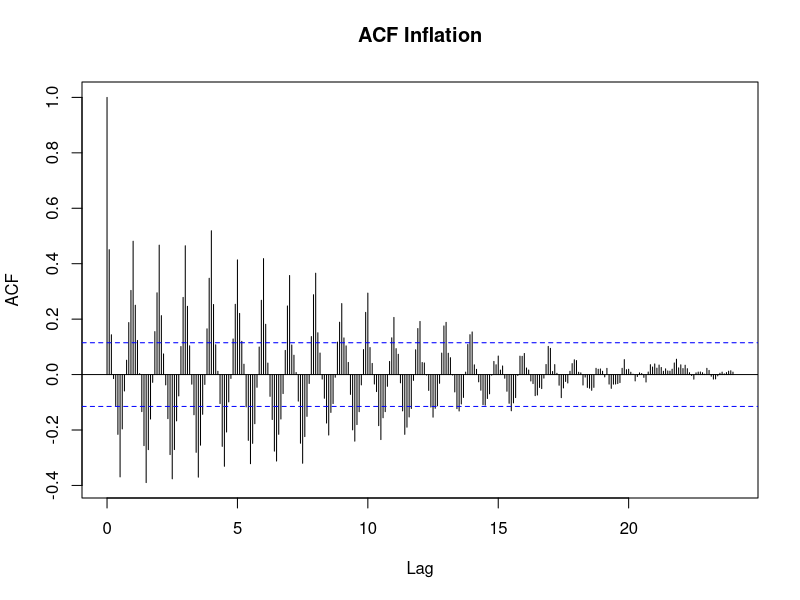
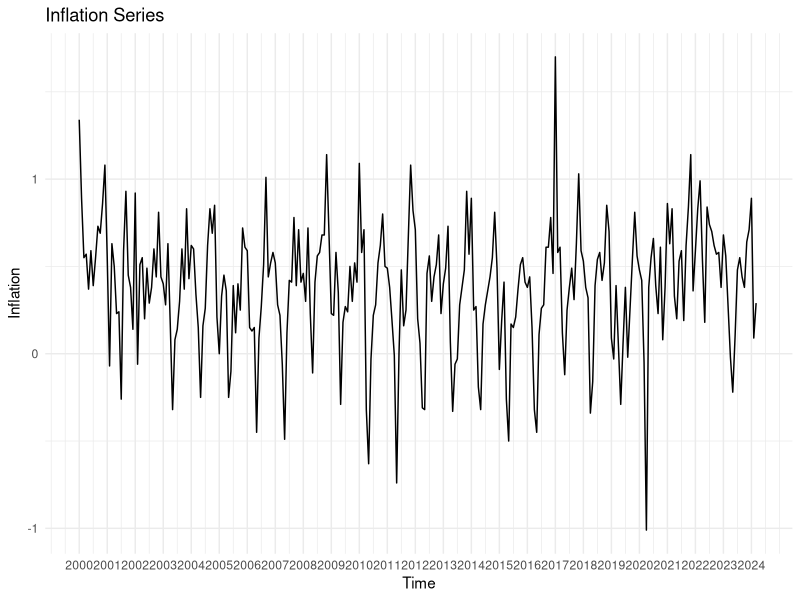
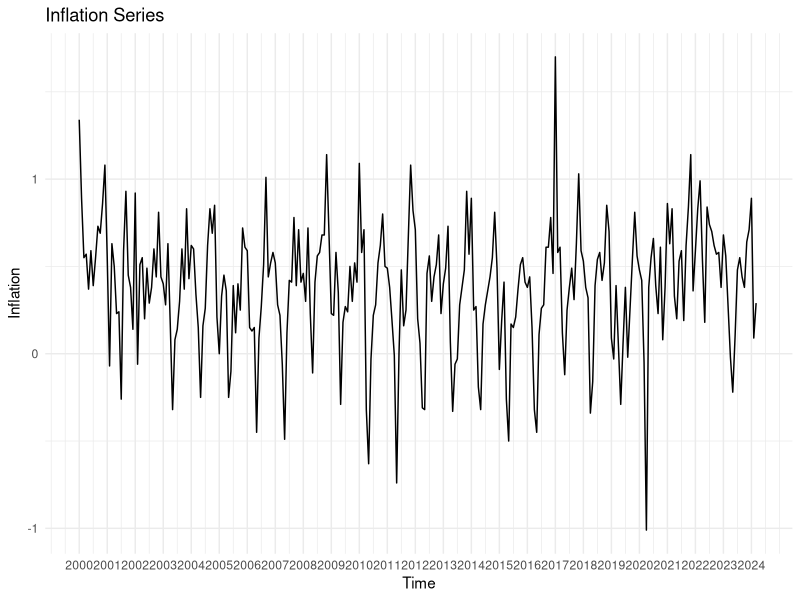

These figures' R source, in order: (Note: this script raises an error after producing the figures.)
## ---- chunk 1
# To clear the environment:
  # rm(list = ls())

# Librerías
  # install.packages(c("readxl", "dplyr", "ggplot2", "forecast"))
  # install.packages(tseries)

library(readxl)
library(dplyr)
library(ggplot2)
library(forecast)
library(tseries)
## ---- chunk 2
getwd() # "C:/Users/antonio.gomez/Desktop/inf-forecast"
setwd("E:/CIDE/Series de Tiempo/Inflation forecast")

# Import from base.xslx:
data <- read_excel("base.xlsx")
  tail(data)

# Renombrar columnas:
colnames(data) <- c("fecha", "expect_t", "expect_t1", "inflation")

# Data frame with expect_t e inflation:
df <- data.frame(data$fecha, data$expect_t, data$inflation, data$expect_t1)
  colnames(df) <- c("fecha", "expect_t", "inflation", "expect_t1")
  tail(df)

# get data from:
start_year = 2000

# Take data from start_year (df have text as YYYY/MM/DD):
df <- filter(df, as.numeric(format(df$fecha, "%Y")) >= start_year)
  # tail(df)
  
# Convertir a serie de tiempo con fechas:
ts_inflation <- ts(df$inflation, start = c(start_year, 1), frequency = 12)
ts_expect_t  <- ts(df$expect_t,  start = c(start_year, 1), frequency = 12)
ts_expect_t1 <- ts(df$expect_t1, start = c(start_year, 1), frequency = 12)

currentYear <- as.numeric(format(df$fecha[dim(df)[1]], "%Y"))
## ---- chunk 3
years = currentYear - start_year
months = years * 12
# ACF (no partial) monthly:
acf(na.omit(ts_inflation), lag.max = months, main = "ACF Inflation")
## ---- chunk 4
# Inflation lag:
df$inflation_lag <- c(NA, df$inflation[1:dim(df)[1]-1])

# Crear dummies:
df$month <- as.numeric(format(df$fecha, "%m"))

# Crear dummies:
for (i in 1:12) {
  df[paste0("D_", i)] <- ifelse(df$month == i, 1, 0)
}

nrow(df)

# df sin la última fila:
df_reduced <- df[1:dim(df)[1]-1,]
nrow(df_reduced)
df_last <- df[dim(df)[1],]

# head(df)
## ---- chunk 5
# Modelo:
model <- lm(inflation ~ inflation_lag + D_1 + D_2 + D_3 + D_4 + D_5 + D_6 + D_7 + D_8 + D_9 + D_10 + D_11 + D_12, data = df_reduced)
summary(model)
## ---- chunk 6
# Forecast para el siguiente periodo:
forecast_inflation <- forecast(model, h = 1, level = 0.90, newdata = df_last)
forecast_inflation
## ---- chunk 7
plot_1 <- ggplot() +
  geom_line(data = ts_inflation, aes(x = time(ts_inflation), y = ts_inflation), color = "black") +
  labs(title = "Inflation Series", x = "Time", y = "Inflation") +
  # trimestralmente:
  scale_x_continuous(breaks = seq(start_year, 2024, 1)) +
  theme_minimal()

# To show plot as pdf:
ggsave("plot_times_series.pdf", plot = plot_1, width = 10, height = 5)
plot_1
## ---- chunk 8
# Time series de 2015 a 2024 (con for):

# prev horizon (¿Qué tan al pasado quiere observar? (en años))
horizon <- 10 # since 2015

# Horizon year:
horizonYear <- currentYear - horizon


for (i in 1:12) {
  assign(paste0("ts_inflation_", horizonYear), window(ts_inflation, start = c(horizonYear, 1), end = c(horizonYear, 12)), envir = .GlobalEnv)
}
## ---- chunk 9
# Plotear todas las series superpuestas (sin contar la general)
ggplot() +
  geom_line(data = ts_inflation_2014, aes(x = 1:12, y = ts_inflation_2015), color = "pink") +
  geom_line(data = ts_inflation_2015, aes(x = 1:12, y = ts_inflation_2015), color = "black") +
  geom_line(data = ts_inflation_2016, aes(x = 1:12, y = ts_inflation_2016), color = "gray") +
  geom_line(data = ts_inflation_2017, aes(x = 1:12, y = ts_inflation_2017), color = "purple") +
  geom_line(data = ts_inflation_2018, aes(x = 1:12, y = ts_inflation_2018), color = "blue") +
  geom_line(data = ts_inflation_2019, aes(x = 1:12, y = ts_inflation_2019), color = "green") +
  geom_line(data = ts_inflation_2020, aes(x = 1:12, y = ts_inflation_2020), color = "brown") + # Pandemia
  geom_line(data = ts_inflation_2021, aes(x = 1:12, y = ts_inflation_2021), color = "purple") +
  geom_line(data = ts_inflation_2022, aes(x = 1:12, y = ts_inflation_2022), color = "orange") +
  geom_line(data = ts_inflation_2023, aes(x = 1:12, y = ts_inflation_2023), color = "black") +
  geom_line(data = ts_inflation_2024, aes(x = 1:4, y = ts_inflation_2024), color = "red", lwd = 1.5) +
  # linea en y = 0:
  geom_hline(yintercept = 0, color = "black", linetype = "dashed") +
  # labels
  labs(title = "Inflation Forecasting", x = "Month", y = "Inflation") +
  # De 1 en 1 en x:
  scale_x_continuous(breaks = seq(1, 12, 1)) +
  # Label for each line:
  theme_minimal()

# Plot desde horizonYear in cicle:

## ---- chunk 10
# ARIMA(2,0,0)[12]:
  # model_arima_2 <- Arima(ts_inflation, order = c(2,0,0), seasonal = list(order = c(0,0,0), period = 12))
  # model_arima_2
## ---- chunk 11
# Create subSamples:
inSample <- window(ts_inflation, end = c(2022, 3))
outSample <- window(ts_inflation, start = c(2022, 4))
outSampleExpectation <- window(ts_expect_t, start = c(2022, 4))
## ---- chunk 12
# ARIMA(2,0,0)[12]:
 # model_arima_2 <- Arima(inSample, order = c(2,0,0), seasonal = list(order = c(0,0,0), period = 12))

# Forecast one step ahead:
  # forecast_arima_2 <- forecast(model_arima_2, h = 24)
  # forecast_arima_2

# Integrate the observed to the inSample (A PATA):
forecast_rw <- rep(NA, 25)
for (i in 1:25) {
  inSample <- window(ts_inflation, end = c(2022, 2 + i))
  # print(paste0("c(2022, ", 2 + i, ")"))
  model_rw <- Arima(inSample, order = c(0,1,0), seasonal = list(order = c(0,0,0), period = 1))
  # model_arima_2 <- Arima(inSample, order = c(2,0,0), seasonal = list(order = c(0,0,0), period = 12))
  forecast_rw[i] <- forecast(model_rw, h = 1)$mean
}


df_forecast <- data.frame(time = time(forecast_rw), forecast_rw)
  colnames(df_forecast) <- c("time", "forecast_rw")
  tail(df_forecast)
## ---- chunk 13
# IN FUNCTION:
   # serie: i.e. ts_inflation  (Time series data)
   # modelname: i.e. arima_2   (Name of the model)
   # order: i.e. c(2,0,0)      (ARIMA order)
   # outSampleSize: i.e. 24    (Tamaño de la muestra de validación)
   # period: i.e. 12           (1 if you don't want deterministic seasonality)
   # h: i.e. 1                 (1 if you want to forecast one step ahead)

iterate_forecast <- function(serie, model_name, order, period, outSampleSize, h) {
  # Number of forecasts:
  nfcast <- outSampleSize + h
  
  # Start year of the forecast (using nfcast):
  lastMonth <- end(serie)[2]
  startYearToFcast <- floor(currentYear + ((lastMonth)/12) - ((outSampleSize)/12) )
  start_month_index <- lastMonth - (outSampleSize %% 12)
  end_month_index <- start_month_index - 1
  
    if (start_month_index <= 0) {
      start_month_index <- 12 + start_month_index
      end_month_index <- start_month_index - 1
      startYearToFcast <- startYearToFcast - 1
    }
  
  
  
  # Create a vector to save the forecast:
  forecast_vector <- rep(NA, nfcast)
  
  # Cicle
  for (i in 1:nfcast) {
    print(paste0("Final de la in-Sample: c(", startYearToFcast, ", ", end_month_index - h + i, ")"))
    inSample <- window(serie, end = c(startYearToFcast, end_month_index - h + i))
    model <- Arima(inSample, order = order, seasonal = list(order = c(0,0,0), period = period))
    
    forecast_vector[i] <- forecast(model, h = h)$mean
    # print(forecast_vector[i])
  }
  
  # Date of the out-of-sample:
  Date <- seq(as.Date(paste0(startYearToFcast, "-", end_month_index + 1, "-01")), by = "month", length.out = nfcast)
  assign("Date", Date, envir = .GlobalEnv)
  
  # convert `forecast_vector` to a time series:
  forecast_vector <- ts(forecast_vector, start = c(startYearToFcast, end_month_index + 1), frequency = 12)
  
  # Create a data frame with the forecast:
  assign(paste0("forecast_", model_name), forecast_vector, envir = .GlobalEnv)
  
  # Creación de un outSample_observed y un outSample_expected and declare them as global variables:
  assign("outSample_observed", window(serie, start = c(startYearToFcast, end_month_index + 1)), envir = .GlobalEnv)
  assign("outSample_expected", window(ts_expect_t, start = c(startYearToFcast, end_month_index + 1)), envir = .GlobalEnv)
  
  return(forecast_vector)
  # El output es una serie de tiempo con las predicciones llamada forecast_"model_name", donde "model_name" es el nombre del modelo.
}

# 
iterate_forecast(ts_inflation, "rw", c(0,1,0), 1, 24, 1)
iterate_forecast(ts_inflation, "arima100", c(2,0,0), 12, 24, 1)

forecast_arima200
forecast_1 <- forecast_arima100
## ---- chunk 14
# Plot de la predicción (con intervalos de confianza) y de los datos reales (outSample):
time <- Date

plot_2 <- ggplot() +
  geom_line(data = forecast_1, aes(x = time, y = forecast_1), color = "orange", linetype = "dashed") +
  # geom_line(data = forecast_arima200, aes(x = time, y = forecast_arima200), color = "brown", linetype = "dashed") +
  # geom_line(data = df_forecast, aes(x = time, y = forecast_arima_2$lower[ ,2]), color = "red") +
  # geom_line(data = df_forecast, aes(x = time, y = forecast_arima_2$upper[ ,2]), color = "red") +
  
  # Datos observados:
  geom_line(data = outSample_observed, aes(x = time, y = outSample_observed), color = "black") +
  
  # Expectativa de los datos observados:
  geom_line(data = outSample_expected, aes(x = time, y = outSample_expected), color = "gray", linetype = "dashed") +
  
  # Título y ejes:
  labs(title = "ARIMA Forecasting", x = "Time", y = "Inflation") +
  # Línea en y = 0:
  geom_hline(yintercept = 0, color = "black", linetype = "dashed") +
  # Put the legend at the bottom:
  # theme(legend.position = "bottom") +
  
  # Otras cosas:
  # Forecastito (cuatro valores):
  # geom_line(data = forecastito, aes(x = forecastito_time, y = forecastito), color = "darkgreen", linetype = "dashed") +
  
  # X ticks mensuales y rotados 90 grados:
  scale_x_date(date_labels = "%b %Y", date_breaks = "1 month") +
  theme(axis.text.x = element_text(angle = 90, hjust = 1)) +
  theme_minimal()

# pdf saved and opened:
ggsave("plot_2.pdf", plot_2, width = 10, height = 6)
plot_2

## ---- chunk 15
# Forecast de abril de 2024:
forecast_arima_2[25]
## ---- chunk 16
# Quitar último elemento (abr 2024):
outSample <- window(outSample, end = c(2024, 3))
forecast_arima_2 <- window(forecast_arima_2, end = c(2024, 3))
outSampleExpectation <- window(outSampleExpectation, end = c(2024, 3))

cbind(length(outSample), length(forecast_arima_2), length(outSampleExpectation))

# RMSFE del forecast:
RMSFE_arima_2 <- sqrt(mean((outSample - forecast_arima_2)^2))
RMSFE_expectation <- sqrt(mean((outSample - outSampleExpectation)^2))

rmsfe_df <- data.frame(RMSFE_arima_2, RMSFE_expectation)
  rmsfe_df
## ---- chunk 17
# ARIMA(0,1,0) not seasonal:
model_rw <- Arima(ts_inflation, order = c(0,1,0))
  model_rw
